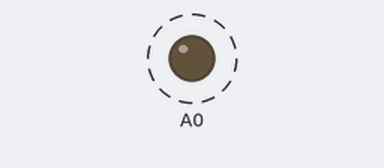
Recording of a sketch running on a simulated Arduino Uno, built with avr-gcc and run on an emulated ATmega328P. Shown: output pins drawn as LEDs (lit = HIGH). Dashed ring = blinking.

Above: at 0.5 s.
Timing chart, 0 to 3.0 s (numbered marks = the images above):
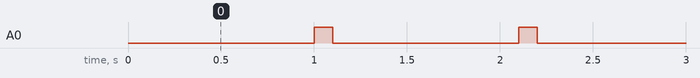

Measured:
- by itself, A0: alternates HIGH for 0.10 s and LOW for 1.0 s

The sketch:

main.ino
```cpp
// Turn on/off Piezo Buzzar
//

void setup() {
  Serial.begin(9600);
  pinMode(A0, OUTPUT);
}

void loop() {
  delay(1000);
  analogWrite(A0, 2000);
  delay(100);
  analogWrite(A0, 0);
}
```
